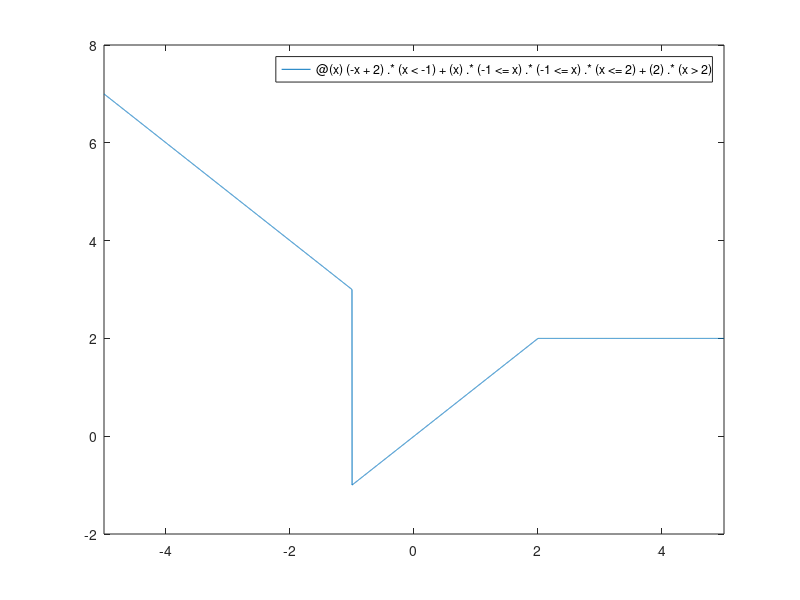

This figure's MATLAB source:
% Octave Script
% Title                  :funcion real de variable real f9
% Description            :Script para recordar funcion real de variable real
% Author                 :Magali Valencia Clemente
% Date                   :20211026
% Version                :1
% Usage                  :C:\Users\magali
%                        :octave>funcion real de variable real

clear
% graficar la siguiente funcion si f: D --> i |f(x)=(-x+2 si x<-1)(x si -1<=x<=2)+(2 si x>2);
x=[-10,10];
f=@(x)(-x+2).*(x<-1)&(x).*(-1<=x).*(x<=2)+(2).*(x>2);
f(-1)
f(5)
f(6)
% Estudia la continuidad de f
f(3)
f(5)
fplot(@(x)(-x+2).*(x<-1)+(x).*(-1<=x).*(-1<=x).*(x<=2)+(2).*(x>2));
